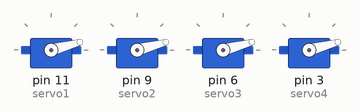
Bench run of a sketch on a simulated Arduino Uno, built with avr-gcc and run on an emulated ATmega328P. On the bench: 4 × servo.

Above: at 0.1 s.
At 1.0 s:
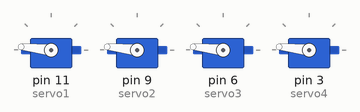
At 2.2 s:
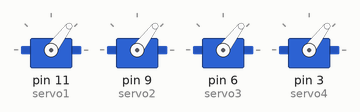
At 3.1 s:
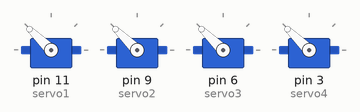
At 3.9 s:
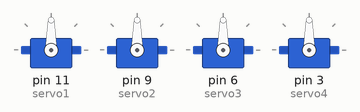
Timing chart, 0 to 5.4 s (numbered marks = the images above):
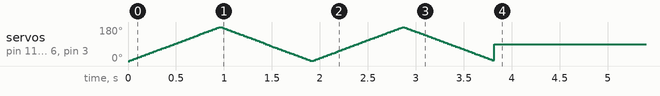

The sketch:

sizzling_blad_waasa1__1_.ino
```cpp
#include <Servo.h>

// C++ code
//
#include <Servo.h>

// Create 4 servo objects
Servo servo1;
Servo servo2;
Servo servo3;
Servo servo4;

void setup() {
  // Attach each servo to its pin
  servo1.attach(11);
  servo2.attach(9);
  servo3.attach(6);
  servo4.attach(3);

  unsigned long startTime = millis();

  // Sweep motion for 2 seconds
  while (millis() - startTime < 2000) {
    for (int angle = 0; angle <= 180; angle++) {
      servo1.write(angle);
      servo2.write(angle);
      servo3.write(angle);
      servo4.write(angle);
      delay(5);
    }
    for (int angle = 180; angle >= 0; angle--) {
      servo1.write(angle);
      servo2.write(angle);
      servo3.write(angle);
      servo4.write(angle);
      delay(5);
    }
  }

  // Hold all servos at 90°
  servo1.write(90);
  servo2.write(90);
  servo3.write(90);
  servo4.write(90);
}

void loop() {
  // Do nothing, servos hold at 90 degrees
}
```
